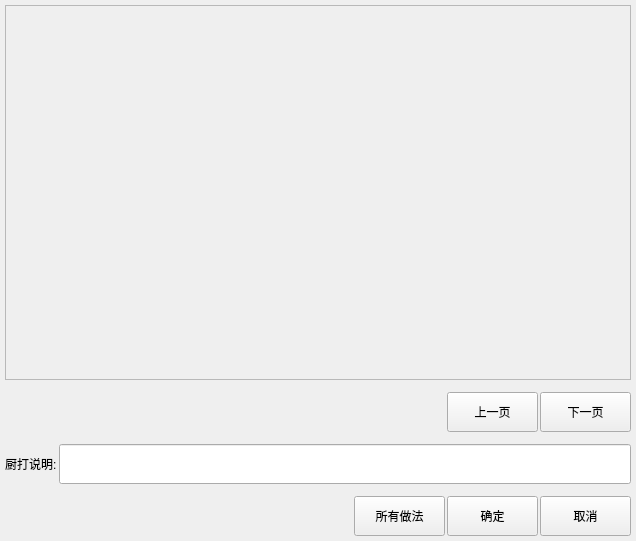
<?xml version="1.0" encoding="UTF-8"?>
<ui version="4.0">
 <class>special_cook</class>
 <widget class="QDialog" name="special_cook">
  <property name="geometry">
   <rect>
    <x>0</x>
    <y>0</y>
    <width>636</width>
    <height>541</height>
   </rect>
  </property>
  <property name="windowTitle">
   <string>Dialog</string>
  </property>
  <layout class="QVBoxLayout" name="verticalLayout">
   <property name="spacing">
    <number>2</number>
   </property>
   <property name="leftMargin">
    <number>0</number>
   </property>
   <property name="topMargin">
    <number>0</number>
   </property>
   <property name="rightMargin">
    <number>0</number>
   </property>
   <property name="bottomMargin">
    <number>0</number>
   </property>
   <item>
    <layout class="QHBoxLayout" name="horizontalLayout">
     <property name="leftMargin">
      <number>5</number>
     </property>
     <property name="topMargin">
      <number>5</number>
     </property>
     <property name="rightMargin">
      <number>5</number>
     </property>
     <property name="bottomMargin">
      <number>5</number>
     </property>
     <item>
      <widget class="QScrollArea" name="scrollArea">
       <property name="widgetResizable">
        <bool>true</bool>
       </property>
       <widget class="QWidget" name="scrollAreaWidgetContents_2">
        <property name="geometry">
         <rect>
          <x>0</x>
          <y>0</y>
          <width>624</width>
          <height>373</height>
         </rect>
        </property>
       </widget>
      </widget>
     </item>
    </layout>
   </item>
   <item>
    <layout class="QHBoxLayout" name="horizontalLayout_2">
     <property name="leftMargin">
      <number>5</number>
     </property>
     <property name="topMargin">
      <number>5</number>
     </property>
     <property name="rightMargin">
      <number>5</number>
     </property>
     <property name="bottomMargin">
      <number>5</number>
     </property>
     <item>
      <spacer name="horizontalSpacer">
       <property name="orientation">
        <enum>Qt::Horizontal</enum>
       </property>
       <property name="sizeHint" stdset="0">
        <size>
         <width>40</width>
         <height>20</height>
        </size>
       </property>
      </spacer>
     </item>
     <item>
      <widget class="QPushButton" name="pushButton">
       <property name="sizePolicy">
        <sizepolicy hsizetype="Fixed" vsizetype="Fixed">
         <horstretch>0</horstretch>
         <verstretch>0</verstretch>
        </sizepolicy>
       </property>
       <property name="minimumSize">
        <size>
         <width>91</width>
         <height>40</height>
        </size>
       </property>
       <property name="focusPolicy">
        <enum>Qt::NoFocus</enum>
       </property>
       <property name="text">
        <string>上一页</string>
       </property>
       <property name="outer_stylesheet" stdset="0">
        <string>pushbutton</string>
       </property>
      </widget>
     </item>
     <item>
      <widget class="QPushButton" name="pushButton_2">
       <property name="sizePolicy">
        <sizepolicy hsizetype="Fixed" vsizetype="Fixed">
         <horstretch>0</horstretch>
         <verstretch>0</verstretch>
        </sizepolicy>
       </property>
       <property name="minimumSize">
        <size>
         <width>91</width>
         <height>40</height>
        </size>
       </property>
       <property name="focusPolicy">
        <enum>Qt::NoFocus</enum>
       </property>
       <property name="text">
        <string>下一页</string>
       </property>
       <property name="outer_stylesheet" stdset="0">
        <string>pushbutton</string>
       </property>
      </widget>
     </item>
    </layout>
   </item>
   <item>
    <layout class="QHBoxLayout" name="horizontalLayout_3">
     <property name="leftMargin">
      <number>5</number>
     </property>
     <property name="topMargin">
      <number>5</number>
     </property>
     <property name="rightMargin">
      <number>5</number>
     </property>
     <property name="bottomMargin">
      <number>5</number>
     </property>
     <item>
      <widget class="QLabel" name="label_2">
       <property name="sizePolicy">
        <sizepolicy hsizetype="Fixed" vsizetype="Fixed">
         <horstretch>0</horstretch>
         <verstretch>0</verstretch>
        </sizepolicy>
       </property>
       <property name="text">
        <string>厨打说明:</string>
       </property>
      </widget>
     </item>
     <item>
      <widget class="QLineEdit" name="lineEdit">
       <property name="minimumSize">
        <size>
         <width>0</width>
         <height>40</height>
        </size>
       </property>
      </widget>
     </item>
    </layout>
   </item>
   <item>
    <layout class="QHBoxLayout" name="horizontalLayout_4">
     <property name="leftMargin">
      <number>5</number>
     </property>
     <property name="topMargin">
      <number>5</number>
     </property>
     <property name="rightMargin">
      <number>5</number>
     </property>
     <property name="bottomMargin">
      <number>5</number>
     </property>
     <item>
      <spacer name="horizontalSpacer_2">
       <property name="orientation">
        <enum>Qt::Horizontal</enum>
       </property>
       <property name="sizeHint" stdset="0">
        <size>
         <width>40</width>
         <height>20</height>
        </size>
       </property>
      </spacer>
     </item>
     <item>
      <widget class="QPushButton" name="pushButton_3">
       <property name="sizePolicy">
        <sizepolicy hsizetype="Fixed" vsizetype="Fixed">
         <horstretch>0</horstretch>
         <verstretch>0</verstretch>
        </sizepolicy>
       </property>
       <property name="minimumSize">
        <size>
         <width>91</width>
         <height>40</height>
        </size>
       </property>
       <property name="focusPolicy">
        <enum>Qt::NoFocus</enum>
       </property>
       <property name="text">
        <string>所有做法</string>
       </property>
       <property name="outer_stylesheet" stdset="0">
        <string>pushbutton</string>
       </property>
      </widget>
     </item>
     <item>
      <widget class="QPushButton" name="pushButton_4">
       <property name="sizePolicy">
        <sizepolicy hsizetype="Fixed" vsizetype="Fixed">
         <horstretch>0</horstretch>
         <verstretch>0</verstretch>
        </sizepolicy>
       </property>
       <property name="minimumSize">
        <size>
         <width>91</width>
         <height>40</height>
        </size>
       </property>
       <property name="focusPolicy">
        <enum>Qt::NoFocus</enum>
       </property>
       <property name="text">
        <string>确定</string>
       </property>
       <property name="outer_stylesheet" stdset="0">
        <string>pushbutton</string>
       </property>
      </widget>
     </item>
     <item>
      <widget class="QPushButton" name="pushButton_5">
       <property name="sizePolicy">
        <sizepolicy hsizetype="Fixed" vsizetype="Fixed">
         <horstretch>0</horstretch>
         <verstretch>0</verstretch>
        </sizepolicy>
       </property>
       <property name="minimumSize">
        <size>
         <width>91</width>
         <height>40</height>
        </size>
       </property>
       <property name="focusPolicy">
        <enum>Qt::NoFocus</enum>
       </property>
       <property name="text">
        <string>取消</string>
       </property>
       <property name="outer_stylesheet" stdset="0">
        <string>pushbutton</string>
       </property>
      </widget>
     </item>
    </layout>
   </item>
  </layout>
 </widget>
 <resources/>
 <connections/>
</ui>
